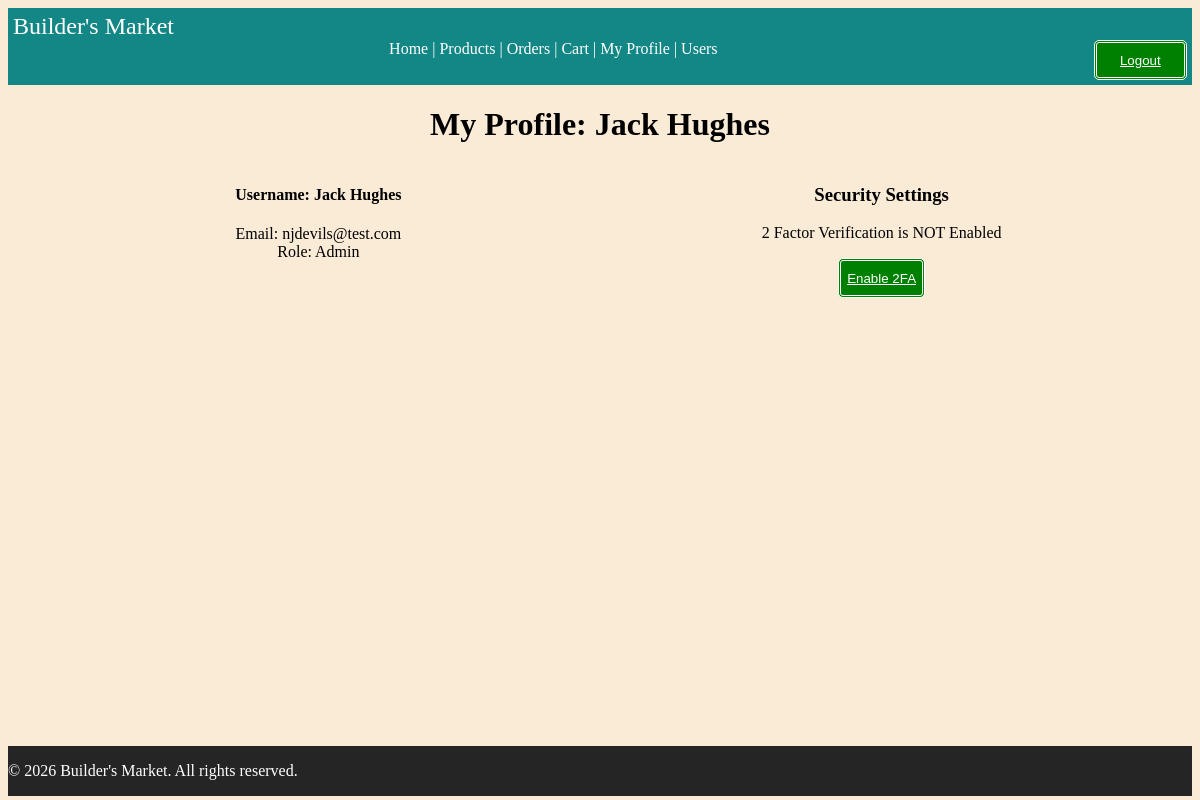
Page /auth/profile (signed in) on the committed database.
### tables this page shows
CREATE TABLE users (
    user_id INTEGER PRIMARY KEY,
    username VARCHAR(50) NOT NULL UNIQUE,
    email VARCHAR(255) NOT NULL UNIQUE,
    password_hash VARCHAR(255) NOT NULL,
    is_active INTEGER DEFAULT 0,
    mfa_secret TEXT NULL, 
    mfa_enabled INTEGER DEFAULT 0,
    created_at DATETIME DEFAULT CURRENT_TIMESTAMP,
    updated_at DATETIME DEFAULT CURRENT_TIMESTAMP
);

CREATE TABLE roles (
    role_id INTEGER PRIMARY KEY,
    role_name VARCHAR(50) NOT NULL UNIQUE,
    description TEXT NOT NULL,
    created_at DATETIME DEFAULT CURRENT_TIMESTAMP
);

### routes/auth.py (the view)
@auth_bp.route('/profile', methods=['GET'])
@require_auth
def profile():
    user = User.FromID(session['user_id'])
    return render_template('auth/user_profile.html', user=user)

### auth/auths.py (called while the page is built)
def require_auth(f):
    @wraps(f)
    def wrapped_view(*args, **kwargs):
        if not g.get("user"):
          abort(401)
        user = g.user
        if getattr(user, "is_2fa_enabled", False) and not session.get("2fa_verified", False):
            flash('This Route is 2FA protected. Please enable 2FA to view it')
            abort(403)
        return f(*args, **kwargs)
    return wrapped_view

### database/connection.py (called while the page is built)
def get_connection():
    try:
        conn = sqlite3.connect(Config.DATABASE)
        conn.row_factory = sqlite3.Row
        return conn
    except Error as e:
        print(f"Database connection error: {e}")
        return None

### models/users.py (called while the page is built)
    @staticmethod
    def FromID(user_id : int):
        db = get_connection()
        try:
            row = db.execute("""
                             SELECT u.*, r.role_name
                             FROM users u
                             LEFT JOIN user_roles ur ON u.user_id = ur.user_id
                             LEFT JOIN roles r ON ur.role_id = r.role_id
                             WHERE u.user_id = ?
                             """, (user_id,)).fetchone()
            return User._BuildUser(row, db)
        finally:
            db.close()

### templates/auth/user_profile.html (shortened to what this page needs)
{% extends "base.html" %}
{% block content %}
<h1> My Profile: {{user.username}}</h1>
<div class="left">
    <h4>Username: {{user.username}} </h4>
    <p>Email: {{user.email}} <br> Role: {{user.role}} </p>
</div>
<div class="right">
    <h3> Security Settings </h3>
    {% if user.mfa_enabled %}
        <p> 2 Factor Verification is currently ENABLED </p>
        <button class="orangeButton">
            <a href="{{url_for('auth.regen_backup_codes')}}" > Generate Backup Codes </a>
        </button>
        <button class="redButton">
            <a href="{{url_for('auth.disable_2fa')}}" > Disable 2FA</a>
        </button>
    {% else %}
        <p> 2 Factor Verification is NOT Enabled</p>
        <button class="greenButton">
            <a href="{{url_for('auth.setup_2fa')}}" > Enable 2FA</a>
        </button>
    {% endif %}
</div>
{% endblock %}

### static/css/style.css (style rules this page uses)
html, body { height: 99%; }
body { display: flex; flex-direction: column; background-color: antiquewhite; min-height: 98.5vh; }
h1 { text-align: center; }
a { color: white; }
.left { width: 45%; display: block; float: left; text-align: center; }
.right { width: 45%; display: block; float: right; text-align: center; }
button { border-radius: 5px; border-width: 3px; border-color: rgb(255, 255, 255); border-style: double ; height: 3em; }
.greenButton { background-color: green; color: white; }

### rows in the picture
users: username "Jack Hughes", email "njdevils@test.com"
roles: role "Admin"
